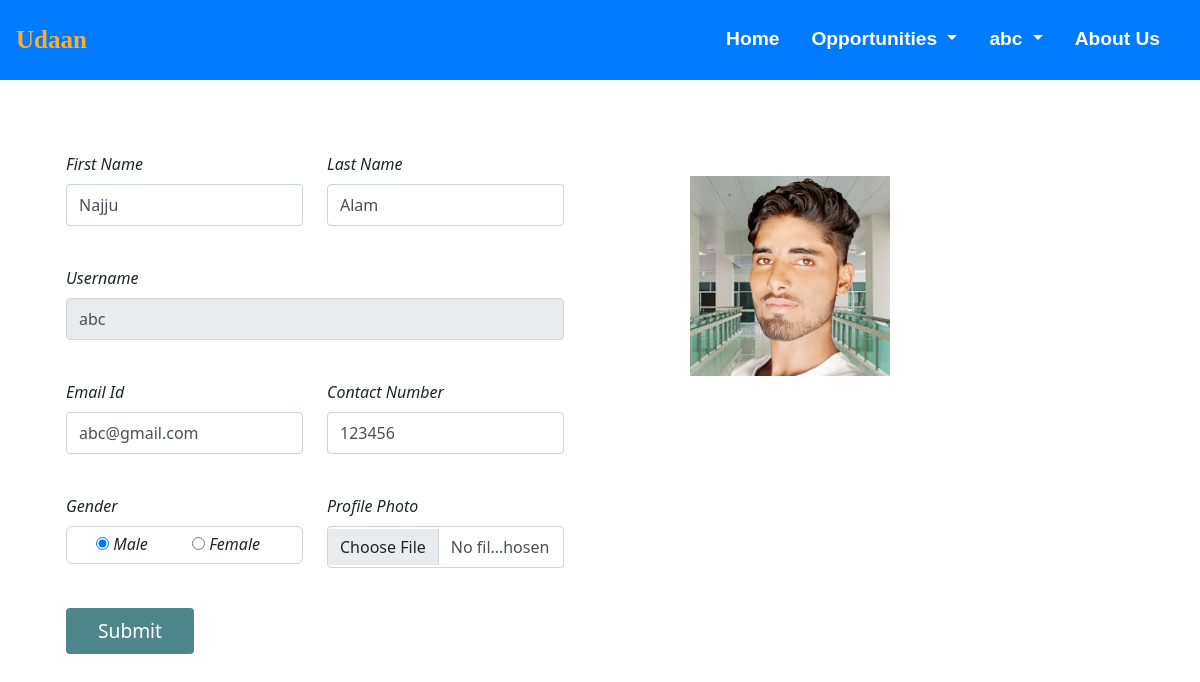
Page /user_homepage/ (signed in) on the committed database.
### jobs/models.py (models this page shows, shortened)
class Applicant(models.Model):
    user = models.ForeignKey(User, on_delete=models.CASCADE)
    phone = models.CharField(max_length=10)
    image = models.ImageField(upload_to="")
    gender = models.CharField(max_length=10)
    type = models.CharField(max_length=15)

### jobs/views.py (the view, shortened to what this page needs)
# urls.py: path("user_homepage/", views.user_homepage, name="user_homepage"),
def user_homepage(request):
    if not request.user.is_authenticated:
        return redirect('/user_login/')
    applicant = Applicant.objects.get(user=request.user)
    return render(request, "user_homepage.html", {'applicant':applicant})

### jobs/templates/user_homepage.html (shortened to what this page needs)
{% extends 'user_navbar.html' %}
{% block home %} active {% endblock %}
{% block body %}
<div class="container">
    <div class="row">
        <div class="col-sm-6">
            <form class="container mt-4" method="POST" enctype="multipart/form-data">
                <div class="row">
                    <div class="form-group col-md-6">
                        <label>First Name</label>
                        <input type="text" class="form-control mt-2" name="first_name" id="first_name"
                            value="{{applicant.user.first_name}}" required>
                    </div>
                    <div class="form-group col-md-6">
                        <label>Last Name</label>
                        <input type="text" class="form-control mt-2" name="last_name" id="last_name"
                        value="{{applicant.user.last_name}}" required>
                    </div>
                </div>
                <div class="row mt-4">
                    <div class="form-group col-md-12">
                        <label>Username</label>
                        <input type="text" class="form-control mt-2" name="username" id="username"
                            value="{{applicant.user.username}}" readonly>
                    </div>
                </div>
                <div class="row mt-4">
                    <div class="form-group col-md-6">
                        <label>Email Id</label>
                        <input type="email" class="form-control mt-2" name="email" id="email" value="{{applicant.user.email}}" required>
                    </div>
                    <div class="form-group col-md-6">
                        <label>Contact Number</label>
                        <input type="tel" class="form-control mt-2" name="phone" id="phone" value="{{applicant.phone}}" required>
                    </div>
                </div>
                <div class="row mt-4">
                    <div class="form-group col-md-6">
                        <label>Gender</label>
                        {% if applicant.gender == "Male" %}
                        <div class="mt-2" style="border: 1px solid lightgrey; padding: 5px; border-radius: 6px;">
                            <div class="form-check form-check-inline">
                                <input type="radio" class="custom-control-input" name="gender" value="Male" checked>
                                <label for="male" class="custom-control-label">Male</label>
                            </div>
                            <div class="form-check form-check-inline">
                                <input type="radio" class="custom-control-input" name="gender"
                                    value="Female">
                                <label for="female" class="custom-control-label">Female</label>
                            </div>
                        </div>
                        {% endif %}
                    </div>
                    <div class="form-group col-md-6">
                        <label>Profile Photo</label>
                        <input type="file" class="form-control mt-2" name="image" id="image">
                    </div>
                </div>
                <input type="submit" value="Submit" class="btn mt-4" accept="image/*" style="background-color: #4f868c; color: white; font-size: larger; width: 8rem;">
            </form>
        </div>
        <div class="col-sm-4 mt-5 text-center">
            <img src="{{applicant.image.url}}" alt="" width="200px" height="200px">
        </div>
    </div>
</div>
{% endblock %}

### jobs/templates/basic.html (shortened to what this page needs)
<!DOCTYPE html>
{% load static %}
<html lang="en">
<head>
    <link href="https://cdn.jsdelivr.net/npm/bootstrap@5.0.2/dist/css/bootstrap.min.css" rel="stylesheet"
>
    <link rel="stylesheet" type="text/css" href="{% static 'css/style.css' %}">
</head>
<body>
    <nav class="navbar navbar-expand-lg navbar-dark sticky-top">
        <a class="navbar-brand" href="/">
          <span class="navbar-brand-text">Udaan</span>
        </a>
        <div class="collapse navbar-collapse" id="navbarSupportedContent">
            <ul class="navbar-nav ms-auto mb-2 mb-lg-0">
                <li class="nav-item">
                    <a class="nav-link {% block home %} {% endblock %} active" aria-current="page" href="/">Home</a>
                </li>
                <li class="nav-item dropdown">
                    <a class="nav-link dropdown-toggle active" href="#" id="loginDropdown" role="button"
                        data-bs-toggle="dropdown" aria-haspopup="true" aria-expanded="false">
                        Opportunities
                    </a>
                </li>
                {% if not request.user.is_authenticated %}
                <li class="nav-item dropdown">
                    <a class="nav-link dropdown-toggle active" href="#" id="loginDropdown" role="button"
                        data-bs-toggle="dropdown" aria-haspopup="true" aria-expanded="false">
                        Login
                    </a>
                    <div class="dropdown-menu" aria-labelledby="loginDropdown">
                        <a class="dropdown-item" href="/user_login/">User Login</a>
                        <a class="dropdown-item" href="/admin_login/">Admin Login</a>
                        <a class="dropdown-item" href="/company_login/">Recruiter Login</a>
                    </div>
                </li>
                {% else %}
                <li class="nav-item dropdown">
                    <a class="nav-link dropdown-toggle active" href="#" id="loginDropdown" role="button"
                        data-bs-toggle="dropdown" aria-haspopup="true" aria-expanded="false">
                        {{request.user.username}}
                    </a>
                </li>
                {% endif %}
                <li class="nav-item">
                    <a class="nav-link {% block about %} {% endblock %} active" href="/about/">About Us</a>
                </li>
            </ul>
        </div>
    </nav>
    <div class="mt-5">
        {% block body %}
        {% endblock %}
    </div>
</body>
</html>

### jobs/static/css/style.css (style rules this page uses)
:root { --primary-color: #007bff; --secondary-color: #6c757d; --success-color: #28a745; --info-color: #17a2b8; --warning-color: #ffc107; --danger-color: #dc3545; --light-color: #f8f9fa; --dark-color: #343a40; }
.btn { display: inline-block; padding: 0.5rem 1rem; border-radius: 0.25rem; font-size: 1rem; font-weight: 400; line-height: 1.5; text-align: center; white-space: nowrap; vertical-align: middle; cursor: pointer; }
form { font-weight: 500; font-style: italic; }
.form-group { margin-bottom: 1rem; }
.form-control { display: block; width: 100%; padding: 0.5rem 0.75rem; font-size: 1rem; font-weight: 400; line-height: 1.5; color: #495057; background-color: #fff; background-clip: padding-box; border: 1px solid #ced4da; border-radius: 0.25rem; transition: border-color 0.15s ease-in-out, box-shadow 0.15s ease-in-out; }
.navbar { background-color: #007bff; padding: 1rem; font-size: 1.2rem; }
.navbar a { color: #fff; text-decoration: none; margin-right: 1rem; font-family: 'Franklin Gothic Medium', 'Arial Narrow', Arial, sans-serif; }
.navbar-brand { color: #FBAD30; font-size: 25px; font-weight: bold; }
.nav-link { color: #FFFFFF; font-weight: bold; }

### jobs/templates/basic.html (style rules this page uses)
.navbar-brand-text { font-family: 'Pacifico', 'cursive'; color: #FBAD30; font-size: 25px; font-weight: bold; }

### rows in the picture
Applicant: first_name "Najju", last_name "Alam", username "abc", email "abc@gmail.com", phone "123456", image (picture)

### other values in the picture
{{ request.user.username }} "abc"
